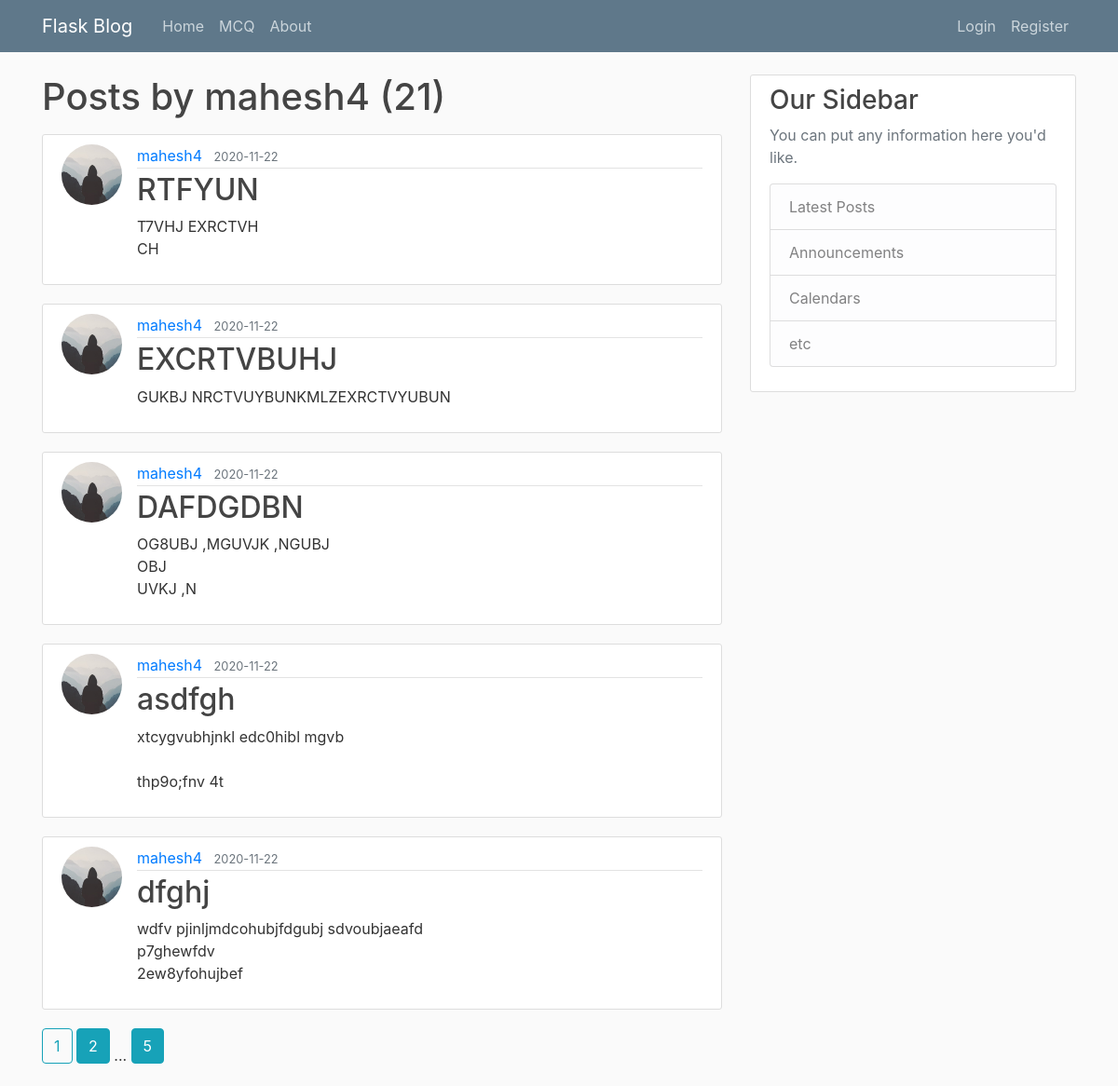
The app's page /user/mahesh4 with its own data.
### flaskblog/models.py (models this page shows, shortened)
class User(db.Model, UserMixin):
    id = db.Column(db.Integer, primary_key=True)
    username = db.Column(db.String(20), unique=True, nullable=False)
    email = db.Column(db.String(120), unique=True, nullable=False)
    image_file = db.Column(db.String(20), nullable=False, default='default.jpg')
    password = db.Column(db.String(60), nullable=False)
    posts = db.relationship('Post', backref='author', lazy=True)

class Post(db.Model):
    id = db.Column(db.Integer, primary_key=True)
    title = db.Column(db.String(100), nullable=False)
    date_posted = db.Column(db.DateTime, nullable=False, default=datetime.utcnow)
    content = db.Column(db.Text, nullable=False)
    user_id = db.Column(db.Integer, db.ForeignKey('user.id'), nullable=False)

### flaskblog/routes.py (the view)
@app.route("/user/<string:username>")
def user_posts(username):
    page = request.args.get('page', 1, type=int)
    user = User.query.filter_by(username=username).first_or_404()
    posts = Post.query.filter_by(author=user)\
        .order_by(Post.date_posted.desc())\
        .paginate(page=page, per_page=5)
    return render_template('user_posts.html', posts=posts, user=user)

### flaskblog/templates/user_posts.html
{% extends "layout.html" %}
{% block content %}
    <h1 class="mb-3">Posts by {{ user.username }} ({{ posts.total  }}) </h1>
    {% for post in posts.items %}
        <article class="media content-section">
          <img class="rounded-circle article-img" src="{{ url_for('static', filename='profile_pics/' + post.author.image_file) }}">
          <div class="media-body">
            <div class="article-metadata">
              <a class="mr-2" href="{{  url_for('user_posts', username=post.author.username)  }}">{{ post.author.username }}</a>
              <small class="text-muted">{{ post.date_posted.strftime('%Y-%m-%d') }}</small>
            </div>
            <h2><a class="article-title" href="{{ url_for('post', post_id=post.id) }}">{{ post.title }}</a></h2>
            <p class="article-content">{{ post.content }}</p>
          </div>
        </article>
    {% endfor %}
    {% for page_num in posts.iter_pages(left_edge=1, right_edge=1, left_current=1, right_current=2) %}
      {% if page_num  %}
        {% if posts.page == page_num  %}
        <a class="btn btn-outline-info mb-4" href="{{ url_for('user_posts',username=user.username, page=page_num )}}"> {{ page_num  }}  </a>
      {% else %}
        <a class="btn btn-info mb-4" href="{{ url_for('user_posts',username=user.username, page=page_num )}}"> {{ page_num  }}  </a>
      {% endif %}
      {% else %}
        ...
      {% endif %}
    {% endfor %}
{% endblock content %}

### flaskblog/static/main.css (style rules this page uses)
body { background: #fafafa; color: #333333; margin-top: 5rem; }
h1, h2, h3, h4, h5, h6 { color: #444444; }
.content-section { background: #ffffff; padding: 10px 20px; border: 1px solid #dddddd; border-radius: 3px; margin-bottom: 20px; }
.article-title { color: #444444; }
.article-content { white-space: pre-line; }
.article-img { height: 65px; width: 65px; margin-right: 16px; }
.article-metadata { padding-bottom: 1px; margin-bottom: 4px; border-bottom: 1px solid #e3e3e3 }

### records on screen
User: username "mahesh4"
Post: image_file (placeholder picture), author.username "mahesh4", date_posted "2020-11-22", title "RTFYUN", content "T7VHJ EXRCTVH CH"
Post: image_file (placeholder picture), author.username "mahesh4", date_posted "2020-11-22", title "EXCRTVBUHJ", content "GUKBJ NRCTVUYBUNKMLZEXRCTVYUBUN"
Post: image_file (placeholder picture), author.username "mahesh4", date_posted "2020-11-22", title "DAFDGDBN", content "OG8UBJ ,MGUVJK ,NGUBJ OBJ UVKJ ,N"
Post: image_file (placeholder picture), author.username "mahesh4", date_posted "2020-11-22", title "asdfgh", content "xtcygvubhjnkl edc0hibl mgvb thp9o;fnv 4t"
Post: image_file (placeholder picture), author.username "mahesh4", date_posted "2020-11-22", title "dfghj", content "wdfv pjinljmdcohubjfdgubj sdvoubjaeafd p7ghewfdv 2ew8yfohujbef"

### other values on screen
{{ posts.total }} "21"
{{ page_num }} "1"
{{ page_num }} "2" "5"
